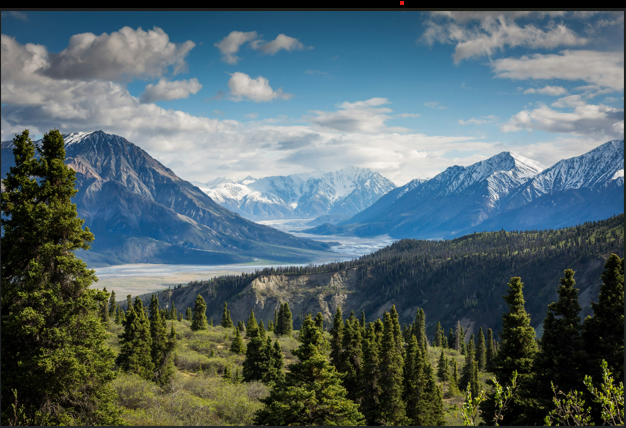
#> input picture Image_praktik/gng.png, 626 x 428 px
$ python adaptive_thresholding.py
#> lines starting #> are read from the running program, lines starting #| are printed output that depends on the picture; after the words box and inside, x2 and y2 are one past the last pixel; in counts of white or black regions, pixels touching at a corner belong together
import numpy as np
import os
import cv2

imagePath = os.path.join(".","gng.png")

image = cv2.imread(imagePath)
#> image is the input picture: shape (428, 626, 3); mean B, G, R 104.6, 101.4, 84.1
image = cv2.cvtColor(image, cv2.COLOR_BGR2GRAY)
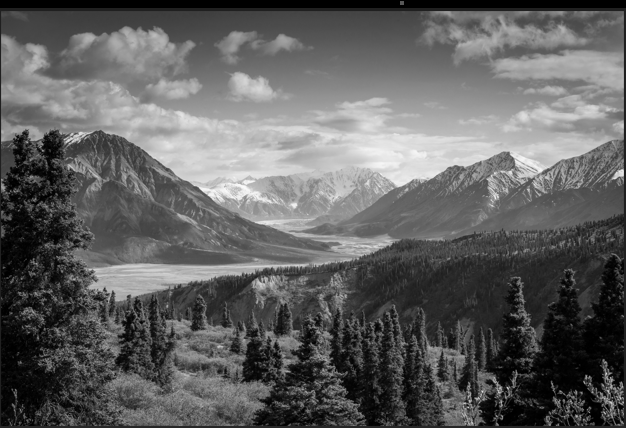
#> image: shape (428, 626); min 0, max 252, mean 96.6
blurred = cv2.GaussianBlur(image, (5, 5), 0)
cv2.imshow("Image", image)

thresh = cv2.adaptiveThreshold(blurred, 255,
cv2.ADAPTIVE_THRESH_MEAN_C, cv2.THRESH_BINARY_INV, 11, 4)
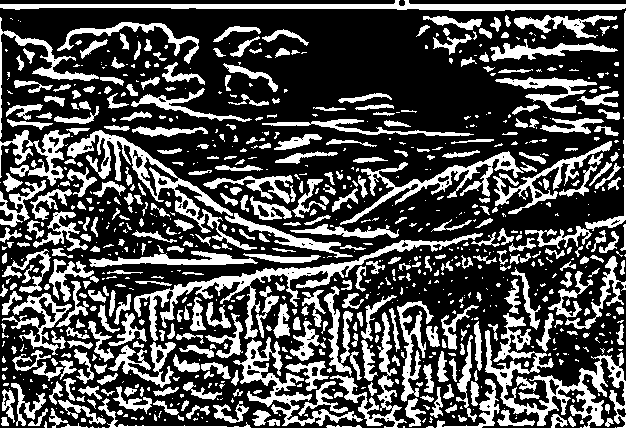
#> thresh: shape (428, 626); 31.1% white; 866 white regions (464 under 20 px), largest, box (x1, y1, x2, y2) and area: (485, 313, 626, 428) 4156, (134, 233, 483, 341) 3816, (0, 0, 626, 11) 3293
cv2.imshow("Mean Thresh", thresh)

thresh = cv2.adaptiveThreshold(blurred, 255,
cv2.ADAPTIVE_THRESH_GAUSSIAN_C, cv2.THRESH_BINARY_INV, 15, 3)
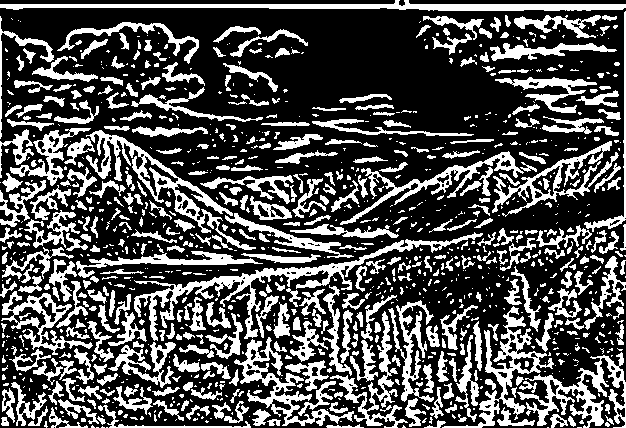
#> thresh: shape (428, 626); 31.6% white; 1077 white regions (641 under 20 px), largest, box (x1, y1, x2, y2) and area: (134, 232, 483, 341) 3854, (0, 0, 626, 11) 3237, (86, 130, 256, 250) 2831
cv2.imshow("Gaussian Thresh", thresh)
cv2.waitKey(0)
